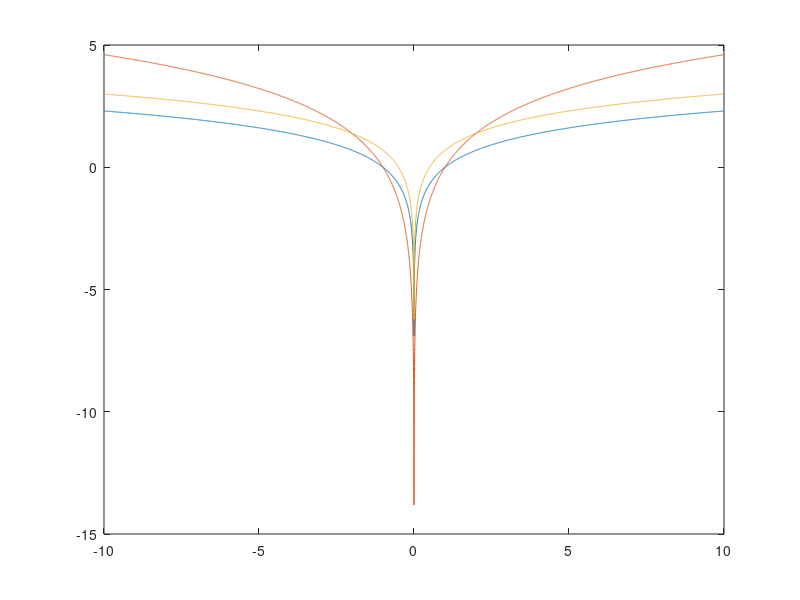

Write the MATLAB code that produced this figure.
% logarithmic mapping

x = linspace(-10,10,10000);
y = log(x);
y2 = 2*log(x);
y3 = log(2*x);

close all;
figure(1);
plot(x,y,...
    x,y2,...
    x,y3);